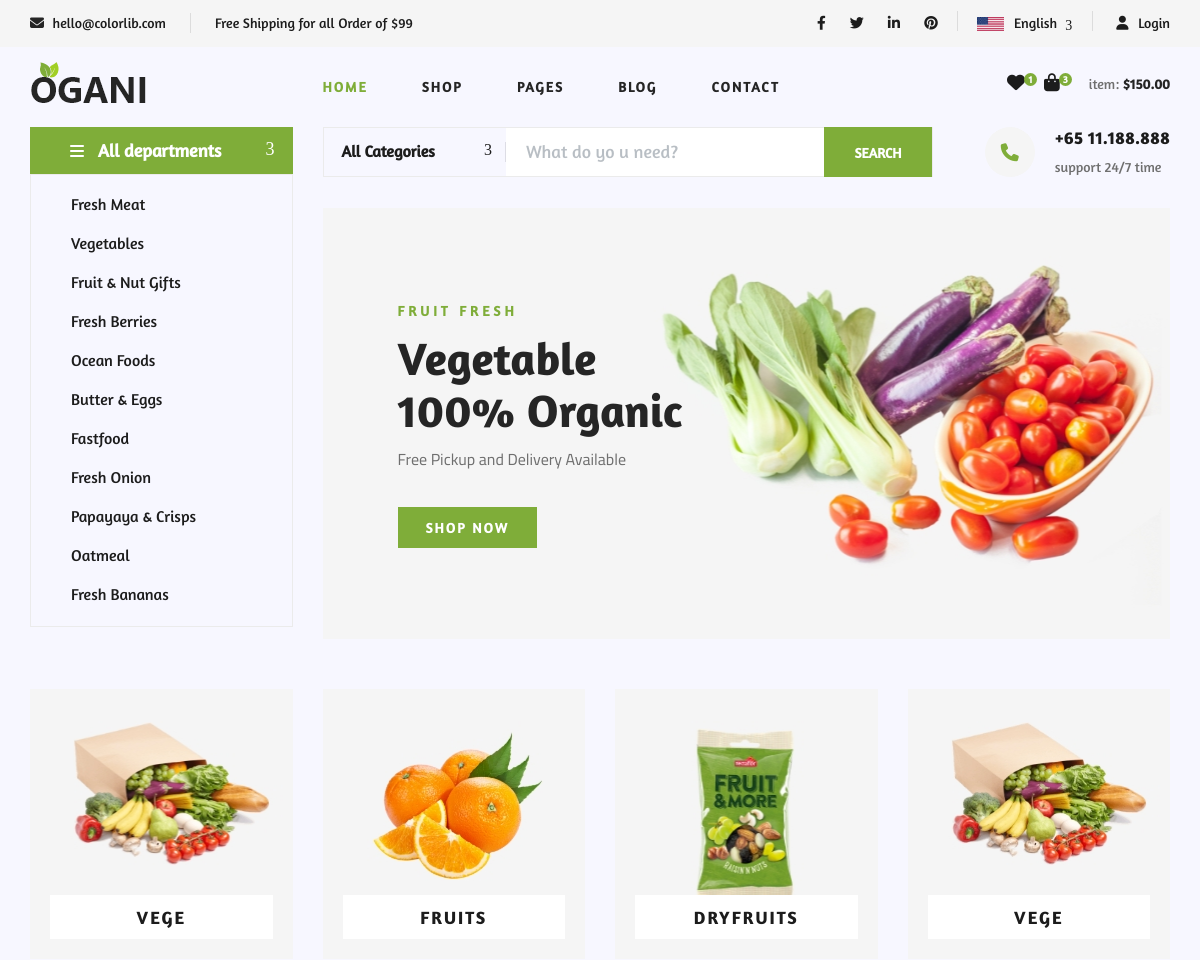
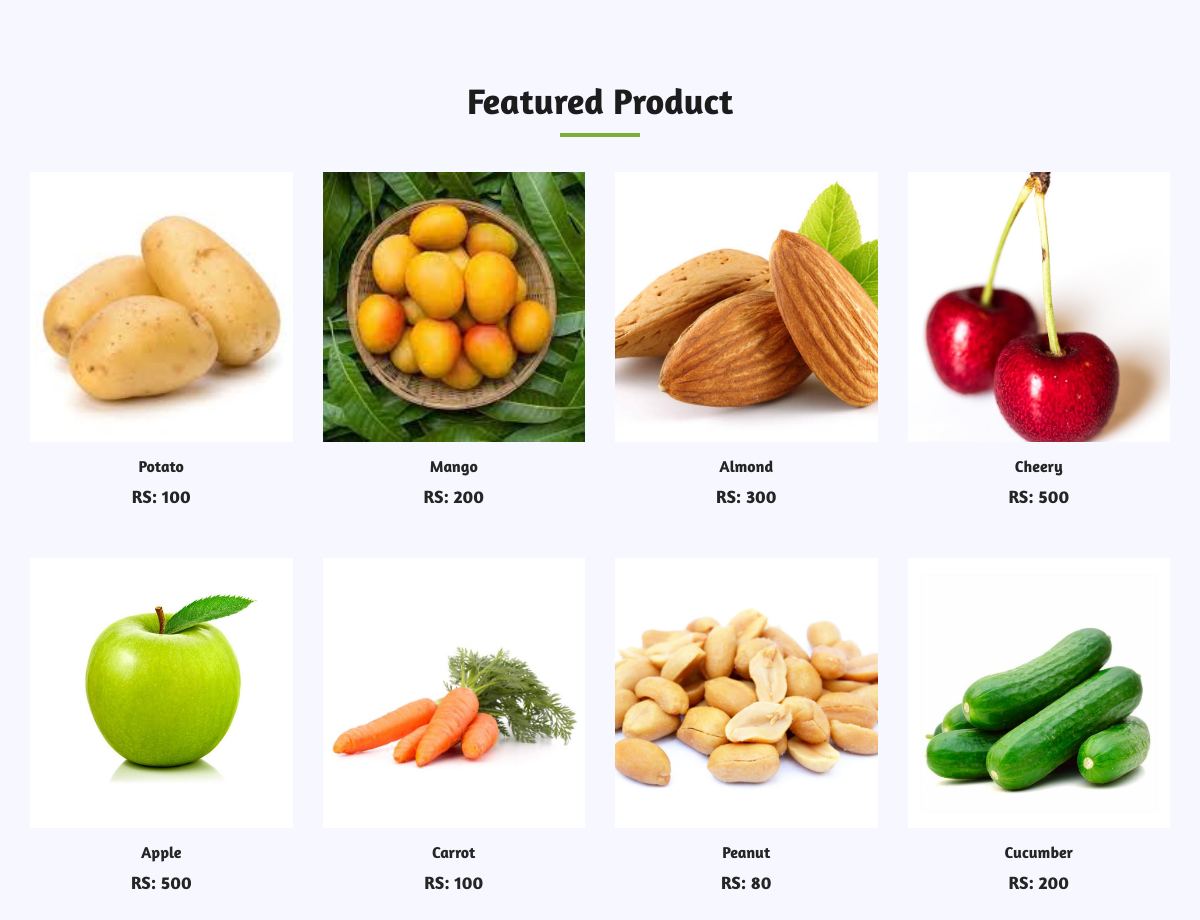
/MainLayout/index.php, run on the app's committed database (2 pictures, top to bottom).
### tables this page shows
CREATE TABLE `category` (
  `categoryId` int(11) NOT NULL,
  `categoryName` varchar(225) NOT NULL,
  `categoryImg` varchar(500) NOT NULL
);

CREATE TABLE `product` (
  `productId` int(11) NOT NULL,
  `name` varchar(225) NOT NULL,
  `price` bigint(20) NOT NULL,
  `description` varchar(225) NOT NULL,
  `prodImg` varchar(400) NOT NULL,
  `Category` int(11) NOT NULL,
  `status` int(11) NOT NULL
);

### MainLayout/index.php (the view, shortened to what this page needs)
<?php include 'header.php'; ?>
<?php include 'connection.php'; ?>
<link rel="stylesheet" href="https://cdnjs.cloudflare.com/ajax/libs/font-awesome/6.2.0/css/all.min.css" type="text/css">
<section class="hero">
    <div class="container">
        <div class="row">
            <div class="col-lg-3">
                <div class="hero__categories">
                    <div class="hero__categories__all">
                        <i class="fa fa-bars"></i>
                        <span>All departments</span>
                    </div>
                    <ul>
                        <li><a href="#">Fresh Meat</a></li>
                        <li><a href="#">Vegetables</a></li>
                        <li><a href="#">Fruit & Nut Gifts</a></li>
                        <li><a href="#">Fresh Berries</a></li>
                        <li><a href="#">Ocean Foods</a></li>
                        <li><a href="#">Butter & Eggs</a></li>
                        <li><a href="#">Fastfood</a></li>
                        <li><a href="#">Fresh Onion</a></li>
                        <li><a href="#">Papayaya & Crisps</a></li>
                        <li><a href="#">Oatmeal</a></li>
                        <li><a href="#">Fresh Bananas</a></li>
                    </ul>
                </div>
            </div>
            <div class="col-lg-9">
                <div class="hero__search">
                    <div class="hero__search__form">
                        <form action="#">
                            <div class="hero__search__categories">
                                All Categories
                                <span class="arrow_carrot-down"></span>
                            </div>
                            <input type="text" placeholder="What do yo u need?">
                            <button type="submit" class="site-btn">SEARCH</button>
                        </form>
                    </div>
                    <div class="hero__search__phone">
                        <div class="hero__search__phone__icon">
                            <i class="fa fa-phone"></i>
                        </div>
                        <div class="hero__search__phone__text">
                            <h5>+65 11.188.888</h5>
                            <span>support 24/7 time</span>
                        </div>
                    </div>
                </div>
                <div class="hero__item set-bg" data-setbg="assets/img/hero/banner.jpg">
                    <div class="hero__text">
                        <span>FRUIT FRESH</span>
                        <h2>Vegetable <br />100% Organic</h2>
                        <p>Free Pickup and Delivery Available</p>
                        <a href="#" class="primary-btn">SHOP NOW</a>
                    </div>
                </div>
            </div>
        </div>
    </div>
</section>
<?php
    $query = 'select * from category';
    ($res = mysqli_query($con, $query)) or die('Incorrect Query!!');
    $Rowcount = mysqli_num_rows($res);
    if ($Rowcount > 0) { ?>
<section class="categories">
    <div class="container">
        <div class="row">
            <div class="categories__slider owl-carousel">
                <?php while ($data = mysqli_fetch_assoc($res)) {
                        echo '<div class="col-lg-3">'; ?>
                <div class="categories__item set-bg" data-setbg="<?= @$data[
                            'categoryImg'
                        ] ?>">
                    <h5><a href="#"><?= @$data[
                                'categoryName'
                            ] ?> </a></h5>
                </div>
                <?php echo '</div>';
                    } ?>
            </div>
        </div>
    </div>
</section>
<?php } else {echo "<h5 class='text-danger'>No Record found</h5>";}
    ?>
<section class="featured spad">
    <div class="container">
        <div class="row">
            <div class="col-lg-12">
                <div class="section-title">
                    <h2>Featured Product</h2>
                </div>
            </div>
        </div>
        <?php
            $query = 'select * from product';
            ($Prodres = mysqli_query($con, $query)) or die('Incorrect Query!!');
        ?>
        <div class="row featured__filter">
        <?php while ($data = mysqli_fetch_assoc($Prodres)) { echo "<div class='col-lg-3 col-md-4 col-sm-6 mix oranges fresh-meat'>";?>
                <div class="featured__item">
                    <div class="featured__item__pic set-bg" data-setbg="<?= @$data['prodImg'] ?>">
                    </div>
                    <div class="featured__item__text">
                        <h6><a href="#"><?= @$data['name'] ?></a></h6>
                        <h5>RS: <?= @$data['price'] ?></h5>
                    </div>
                </div>
        <?php echo "</div>" ;} ?>
        </div>
    </div>
</section>

### MainLayout/header.php (shortened to what this page needs)
<!DOCTYPE html>
<html lang="en">
<head>
    <link rel="stylesheet" href="https://cdnjs.cloudflare.com/ajax/libs/font-awesome/6.2.0/css/all.min.css"
        type="text/css">
    <link rel="stylesheet" href="assets/css/bootstrap.min.css" type="text/css">
    <link rel="stylesheet" href="assets/css/font-awesome.min.css" type="text/css">
    <link rel="stylesheet" href="assets/css/elegant-icons.css" type="text/css">
    <link rel="stylesheet" href="assets/css/nice-select.css" type="text/css">
    <link rel="stylesheet" href="assets/css/jquery-ui.min.css" type="text/css">
    <link rel="stylesheet" href="assets/css/owl.carousel.min.css" type="text/css">
    <link rel="stylesheet" href="assets/css/slicknav.min.css" type="text/css">
    <link rel="stylesheet" href="assets/css/style.css" type="text/css">
    <link rel="stylesheet" type="text/css" href="assets/css/styles.css" />
</head>
<body>
<?php if (!isset($_SESSION['db_Role'])) { ?>
    <header class="header">
        <div class="header__top">
            <div class="container">
                <div class="row">
                    <div class="col-lg-6 col-md-6">
                        <div class="header__top__left">
                            <ul>
                                <li><i class="fa fa-envelope"></i> hello@colorlib.com</li>
                                <li>Free Shipping for all Order of $99</li>
                            </ul>
                        </div>
                    </div>
                    <div class="col-lg-6 col-md-6">
                        <div class="header__top__right">
                            <div class="header__top__right__social">
                                <a href="#"><i class="fa-brands fa-facebook-f"></i></a>
                                <a href="#"><i class="fa-brands fa-twitter"></i></a>
                                <a href="#"><i class="fa-brands fa-linkedin-in"></i></a>
                                <a href="#"><i class="fa-brands fa-pinterest"></i></a>
                            </div>
                            <div class="header__top__right__language">
                                <img src="img/language.png" alt="">
                                <div>English</div>
                                <span class="arrow_carrot-down"></span>
                            </div>
                            <div class="header__top__right__auth">
                                <a href="login.php"><i class="fa fa-user"></i> Login</a>
                            </div>
                        </div>
                    </div>
                </div>
            </div>
        </div>
        <div class="container">
            <div class="row">
                <div class="col-lg-3">
                    <div class="header__logo">
                        <a href="./index.html"><img src="img/logo.png" alt=""></a>
                    </div>
                </div>
                <div class="col-lg-6">
                    <nav class="header__menu">
                        <ul>
                            <li class="active"><a href="index.php">Home</a></li>
                            <li><a href="./shop-grid.html">Shop</a></li>
                            <li><a href="#">Pages</a>
                            </li>
                            <li><a href="./blog.html">Blog</a></li>
                            <li><a href="./contact.html">Contact</a></li>
                        </ul>
                    </nav>
                </div>
                <div class="col-lg-3">
                    <div class="header__cart">
                        <ul>
                            <li><a href="#"><i class="fa fa-heart"></i> <span>1</span></a></li>
                            <li><a href="#"><i class="fa fa-shopping-bag"></i> <span>3</span></a></li>
                        </ul>
                        <div class="header__cart__price">item: <span>$150.00</span></div>
                    </div>
                </div>
            </div>
        </div>
    </header>
<?php } ?>
</body>
</html>

### MainLayout/assets/css/styles.css (style rules this page uses)
* { margin: 0px; padding: 0px; list-style: none; }
img { max-width: 100%; }
a { text-decoration: none; outline: none; color: #444; }
ul { margin-bottom: 0; padding-left: 0; }
a:hover, a:focus, input, textarea { text-decoration: none; outline: none; }
html, body { height: 100%; }
p { margin-bottom: 0px; width: 100%; }
::placeholder { color: #747f8a !important; font-size: 13px; opacity: .5 !important; }
h1, h2, h3, h4, h5, h6 { font-family: "mouse-500", Arial, Helvetica, sans-serif; }
body { background-color: #f7f7ff !important; font-family: "mouse-300", Arial, Helvetica, sans-serif; color: #6A6A6A; }
input, input::-webkit-input-placeholder { font-size: 18px; line-height: 3; }

### data on the page
category: shows a picture, categoryName "VEGE"
category: shows a picture, categoryName "FRUITS"
category: shows a picture, categoryName "DRYFRUITS"
product: shows a picture, name "Potato", price "100"
product: shows a picture, name "Mango", price "200"
product: shows a picture, name "Almond", price "300"
product: shows a picture, name "Cheery", price "500"
product: shows a picture, name "Apple", price "500"
product: shows a picture, name "Carrot", price "100"
product: shows a picture, name "Peanut", price "80"
product: shows a picture, name "Cucumber", price "200"
